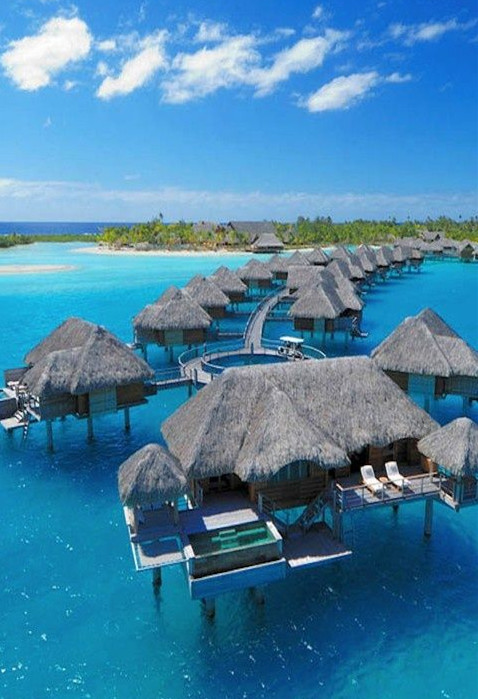
#> input picture 【OpenCv基础】第42讲 创建包围轮廓的矩形和圆形边界框/python/PythonApplication/PythonApplication/1.jpg, 478 x 699 px
$ python PythonApplication.py
#> lines starting #> are read from the running program, lines starting #| are printed output that depends on the picture
import cv2
import numpy as np
import random

g_nThresh = 100

def on_ThreshChange(x):
    global g_nThresh, g_grayImage, drawing

    # 获取滑动条的值
    g_nThresh = cv2.getTrackbarPos('g_nThresh', 'drawing')

    # 二值化
    ret, threshold_output = cv2.threshold(g_grayImage, g_nThresh, 255, cv2.THRESH_BINARY)

    # 寻找图像轮廓
    contours, hierarchy  = cv2.findContours(threshold_output,cv2.RETR_TREE,cv2.CHAIN_APPROX_SIMPLE)

    # 初始化一个空白图像
    drawing = np.zeros((g_grayImage.shape[0], g_grayImage.shape[1], 3), np.uint8)

    # 一个循环，遍历所有部分，进行本程序最核心的操作
    for i in range(len(contours)):
        # 随机设置颜色
        color = (random.randint(0,255), random.randint(0,255), random.randint(0,255))
        # 用指定精度逼近多边形曲线
        contours_poly = cv2.approxPolyDP(contours[i], 3, True)
        # 绘制轮廓
        cv2.polylines(drawing, [contours_poly], True, color, 1, 8)

        # 计算点集的最外面（up-right）矩形边界
        x,y,w,h = cv2.boundingRect(contours_poly)
        # 绘制矩形
        cv2.rectangle(drawing, (x, y), (x + w, y + h), color, 1, 8, 0)

        # 对给定的 2D 点集，寻找最小面积的包围圆形
        (x, y), radius = cv2.minEnclosingCircle(contours_poly)
        center = (int(x), int(y))
        # 绘制圆
        cv2.circle(drawing, center, int(radius), color ,1, 8, 0)

# 载入3通道的原图像
g_srcImage = cv2.imread("1.jpg")
#> g_srcImage is the input picture: shape (699, 478, 3); mean B, G, R 166.1, 131, 70.6
# 得到原图的灰度图像并进行平滑
g_grayImage = cv2.cvtColor(g_srcImage, cv2.COLOR_BGR2GRAY)
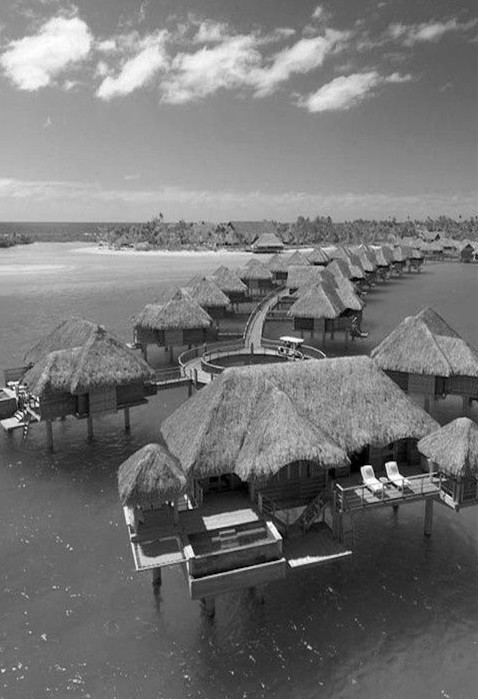
#> g_grayImage: shape (699, 478); min 0, max 255, mean 117
# 均值滤波
g_grayImage = cv2.blur(g_grayImage, (3,3))
cv2.imshow("g_srcImage", g_srcImage)

# 初始化一个空白图像
drawing = np.zeros((g_grayImage.shape[0], g_grayImage.shape[1], 3), np.uint8)

# 创建窗口
cv2.namedWindow('drawing')
cv2.createTrackbar('g_nThresh', 'drawing', 0, 255, on_ThreshChange)
cv2.setTrackbarPos('g_nThresh', 'drawing', 100)

while (True):
    cv2.imshow("drawing", drawing)
    if cv2.waitKey(10) == ord('q'):
#> (key q is pressed here)
        break
cv2.destroyAllWindows()
